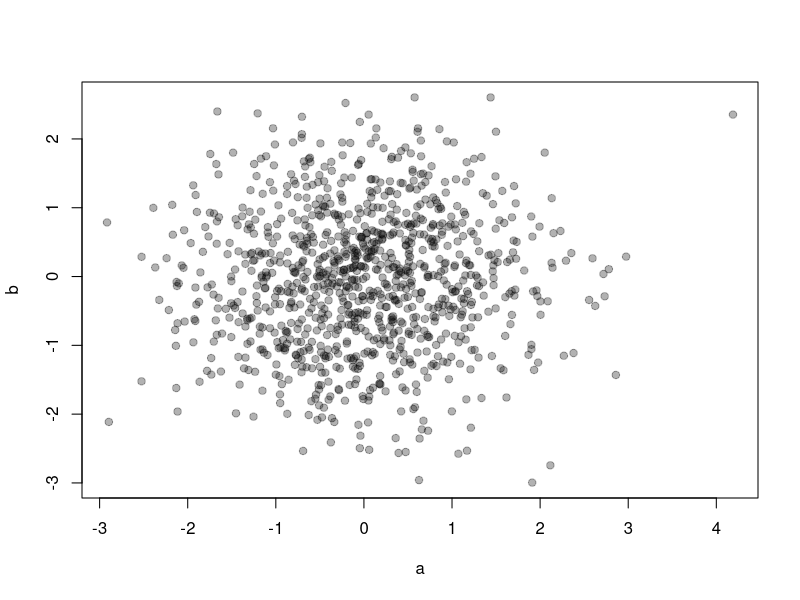
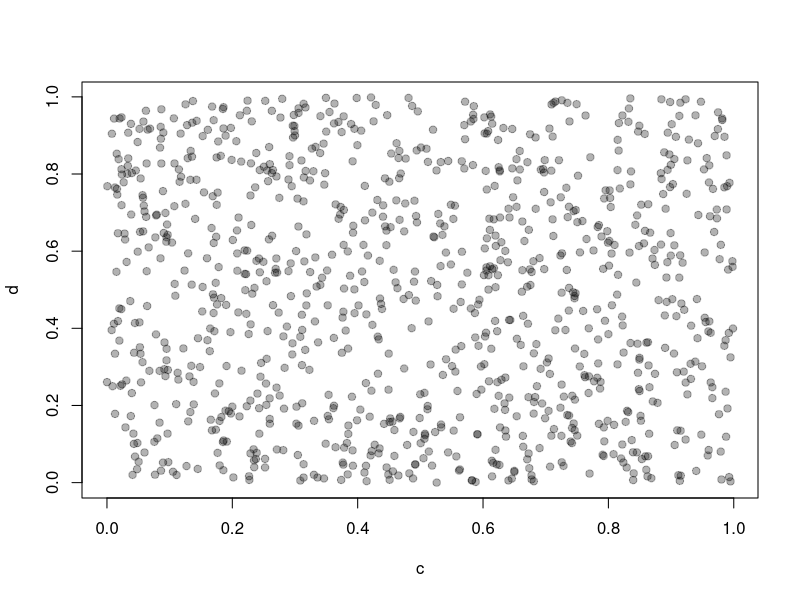
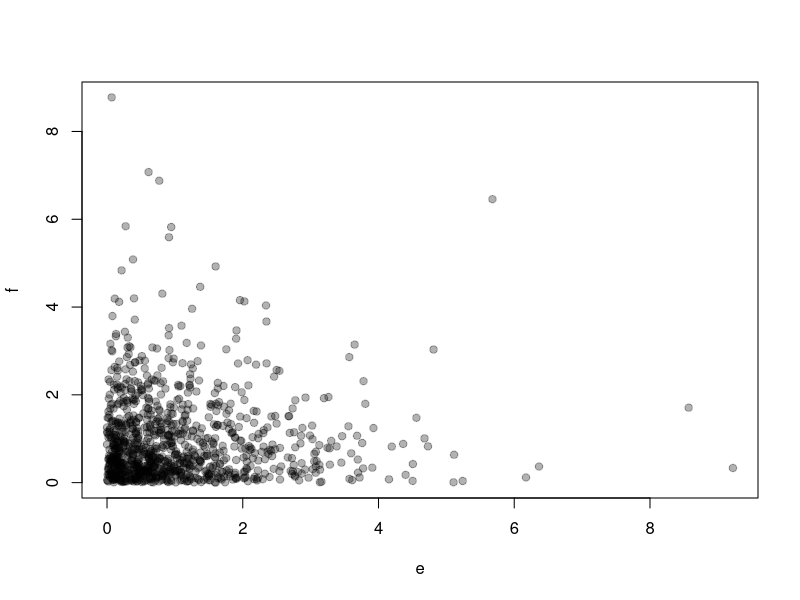

These figures' R source, in order: (Note: this script raises an error after producing the figures.)
#My script
a <- rnorm(1000)
b <- rnorm(1000)

plot(a, b, pch = 19, col = rgb(0,0,0,0.3))


#More data sim
c <- runif(1000)
d <- runif(1000)

plot(c, d, pch = 19, col = rgb(0,0,0,0.3))


#add third set of data
e <- rgamma(1000, shape = 1)
f <- rgamma(1000, shape = 1)

plot(e, f, pch = 19, col = rgb(0,0,0,0.3))


#new code here
g <- rpois(1000)
h <- rpois(1000)

plot(g, h, pch = 19, col = rgb(0,0,0,0.3))

